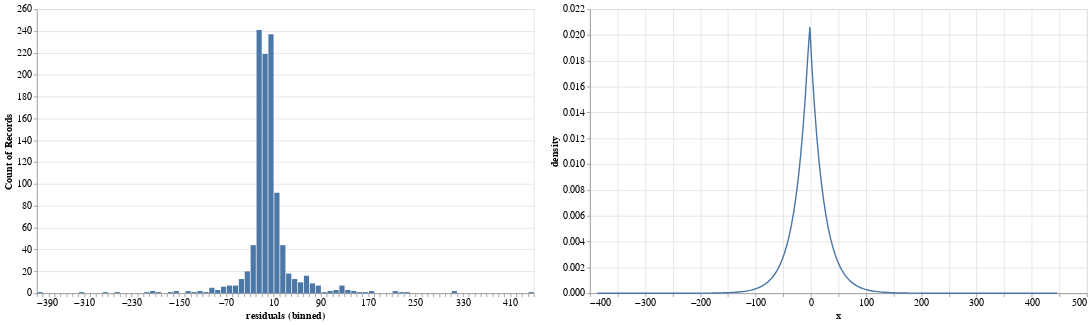

The notebook cell this image was saved under:
### Code cell
xt = np.linspace(residuals.min(), residuals.max(), 200)
density = stats.laplace.pdf(xt, mu, b)

density_chart = alt.Chart(pd.DataFrame({"x": xt, "density": density})).mark_line() \
.encode(
    x = alt.X("x:Q"),
    y = alt.Y("density:Q"),
).properties(width=700, height=400)

alt.ConcatChart(concat=[histogram, density_chart]).configure_axis(
    labelFontSize=14,
    titleFontSize=14
).configure_title(fontSize=20)

### Figure 1 — Vega-Lite specification as saved in the notebook (floating-point values rounded to 4 significant figures; data arrays with more than 128 entries replaced by an {"elided": "..."} marker saying what was removed)
{"$schema": "https://vega.github.io/schema/vega-lite/v4.8.1.json", "concat": [{"data": {"name": "data-b438c5f15f333135b80a7080607cfa9c"}, "encoding": {"x": {"bin": {"maxbins": 100}, "field": "residuals", "type": "quantitative"}, "y": {"aggregate": "count", "type": "quantitative"}}, "height": 400, "mark": {"point": true, "type": "bar"}, "width": 700}, {"data": {"name": "data-56fb17a5475e4f8a8b78b920435ee50a"}, "encoding": {"x": {"field": "x", "type": "quantitative"}, "y": {"field": "density", "type": "quantitative"}}, "height": 400, "mark": "line", "width": 700}], "config": {"axis": {"labelFontSize": 14, "titleFontSize": 14}, "title": {"fontSize": 20}, "view": {"continuousHeight": 300, "continuousWidth": 400}}, "datasets": {"data-56fb17a5475e4f8a8b78b920435ee50a": {"elided": "200 records"}, "data-b438c5f15f333135b80a7080607cfa9c": {"elided": "1057 records"}}}
